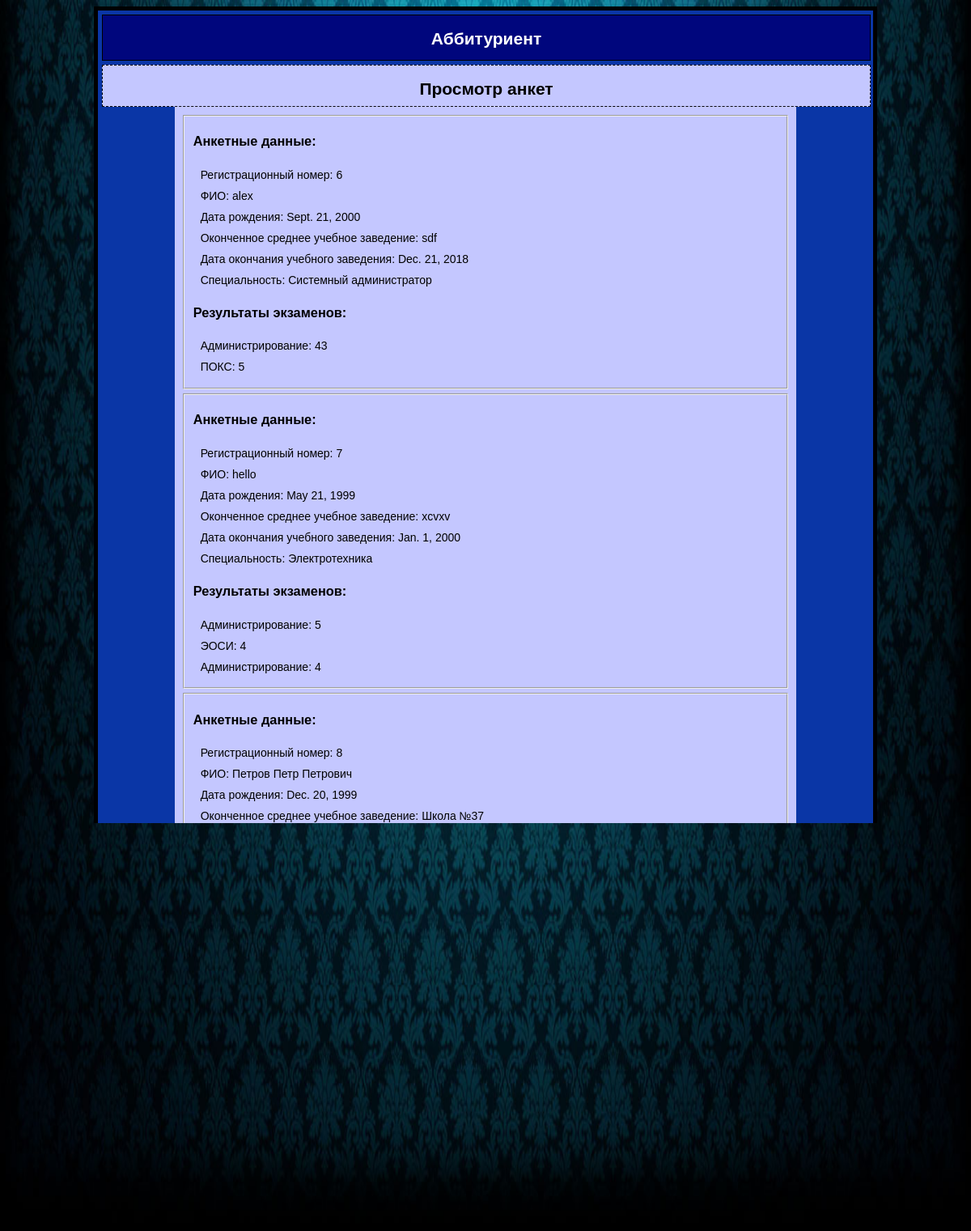
The app's page /show_all_anketa/ with its own data.
### entrant/models.py (models this page shows, shortened)
class Anketa(models.Model): #таблица с анкетами аббитуриентов
	fio = models.CharField(max_length=100)#ФИО
	date = models.DateField()#дата рождения
	sr_obr = models.CharField(max_length=20)#Среднее образование
	date_sr_obr = models.DateField()#дата окончания учебного заведения
	medal = models.CharField(max_length=20)#наличие медали
	address = models.CharField(max_length=30)#адрес
	spec = models.ForeignKey(Special, on_delete=models.SET_NULL, null=True, default=True, blank=True)# связь один-многие с таблицей специальностей

class Special(models.Model):#таблица со специальностями
	name = models.CharField(max_length=20)#название
	def __str__(self):
		return self.name

class Exam(models.Model):#таблица с результатами экзаменов
	entrant = models.ForeignKey(Anketa,on_delete=models.SET_NULL, null=True, default=True, blank=True)#связь один-многие с таблицей анкет
	disc = models.ForeignKey(Disc, on_delete=models.SET_NULL, null=True, default=True, blank=True)#связь один-многие с таблицей дисциплин
	ball = models.IntegerField(default=0)#оценка

class Disc(models.Model):#таблица с дисциплинами
	name = models.CharField(max_length=20)#название
	def __str__(self):
		return self.name

### entrant/views.py (the view)
# urls.py: path('show_all_anketa/', show_all_anketa),
def show_all_anketa(request):#просмотр всех анкет
	ank = Anketa.objects.all()
	ex = Exam.objects.all()
	return render(request, "show_all_anketa.html", {'ankets':ank,
	                                                'ex': ex})

### templates/show_all_anketa.html
{% extends 'base.html' %}
{% block name %}
	<h2>Просмотр анкет</h2>
{% endblock %}
{% block content %}
	{% for i in ankets %}
		<fieldset>
			<h3>Анкетные данные:</h3>
			<ul>
				<li>Регистрационный номер: {{ i.id }}</li>
				<li>ФИО: {{ i.fio }}</li>
				<li>Дата рождения: {{ i.date }}</li>
				<li>Оконченное среднее учебное заведение: {{ i.sr_obr }} </li>
				<li>Дата окончания учебного заведения: {{ i.date_sr_obr }} </li>
				<li>Специальность: {{ i.spec }}</li>
			</ul>
			<h3>Результаты экзаменов:</h3>
			<ul>
				{% for exam in ex %}
					{% if exam.entrant.id == i.id %}
						<li>{{ exam.disc }}: {{ exam.ball }}</li>
					{% endif %}
				{% endfor %}
			</ul>
		</fieldset>
	{% endfor %}
{% endblock %}

### templates/base.html (style rules this page uses)
body { background: url('/media/background.jpg') no-repeat fixed; background-size: 100% 100%; color: #000; font-family: Arial, sans-serif; font-size: 14px; }
ul { padding: 2px; margin: 2px; text-decoration: none; display: block; }
ul li { list-style-type: none; padding: 5px; }
fieldset { margin: 5px; }

### records on screen
Anketa: id "6", fio "alex", date "Sept. 21, 2000", sr_obr "sdf", date_sr_obr "Dec. 21, 2018", spec "Системный администратор"
Exam: disc "Администрирование", ball "43"
Exam: disc "ПОКС", ball "5"
Anketa: id "7", fio "hello", date "May 21, 1999", sr_obr "xcvxv", date_sr_obr "Jan. 1, 2000", spec "Электротехника"
Exam: disc "Администрирование", ball "5"
Exam: disc "ЭОСИ", ball "4"
Exam: disc "Администрирование", ball "4"
Anketa: id "8", fio "Петров Петр Петрович", date "Dec. 20, 1999", sr_obr "Школа №37", date_sr_obr "June 30, 2015", spec "Повар"
Anketa: id "9", fio "Баранов Иван Васильевич", date "Dec. 29, 2000", sr_obr "Школа №8", date_sr_obr "Dec. 21, 2018", spec "Системный администратор"
